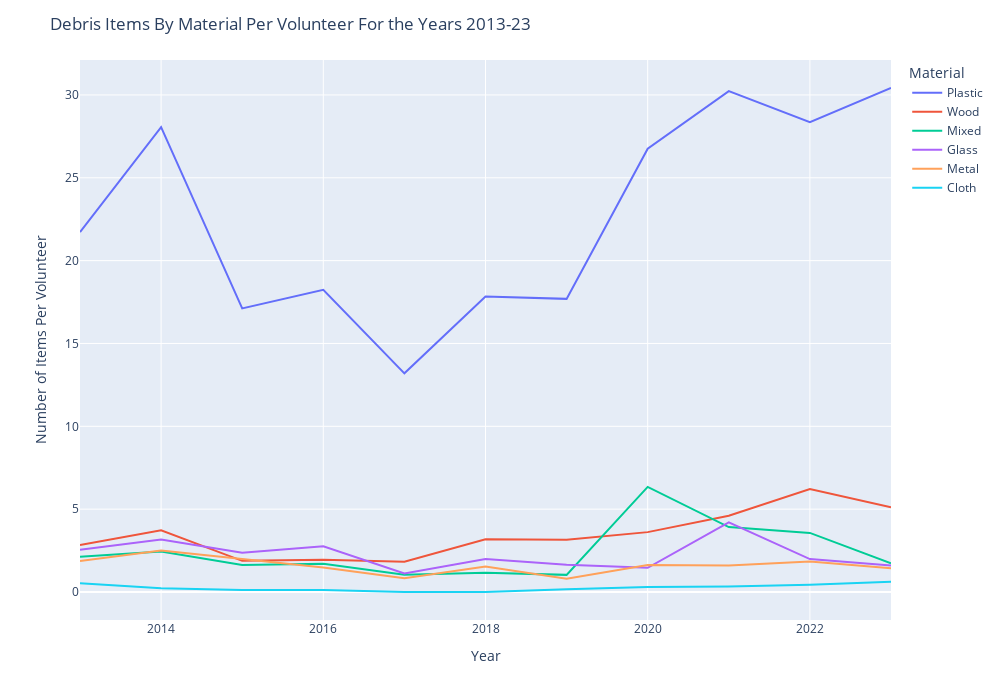

Notebook code for this chart:
### Markdown cell above
In the Top 5 Trash Categories graph, it looks like the number of cigarette butts have increased since 2020. But after dividing number of debris items by number of volunteers, it seems there might be a slight decreasing trend for cigarette butts from 2020 onwards. Unfortunately there seems to be an increasing number of plastic pieces on our shores.

## Debris Items Grouped by Material
We'll group our data by trash material and look what's the most common material that's littering our coastline. This graph is similar to Figure 14 in NOAA's marine debris report, but instead of showing percentages of total number of trash items, we're plotting number of debris items grouped by their material per volunteer. Somewhat different categories are used here: wood and paper are labeled just 'wood'.

### Code cell
fig = graph_maker.material_per_volunteer()
fig.show()

### Figure 1 — Plotly figure (JSON) as saved in the notebook; plotly's stock layout.template omitted (floating-point values rounded to 4 significant figures)
{"data": [{"hovertemplate": "material=Plastic<br>Year=%{x}<br>value=%{y}<extra></extra>", "legendgroup": "Plastic", "line": {"color": "#636efa", "dash": "solid"}, "marker": {"symbol": "circle"}, "mode": "lines", "name": "Plastic", "orientation": "v", "showlegend": true, "type": "scatter", "x": [2013, 2014, 2015, 2016, 2017, 2018, 2019, 2020, 2021, 2022, 2023], "xaxis": "x", "y": [21.73, 28.06, 17.12, 18.24, 13.2, 17.83, 17.69, 26.76, 30.23, 28.36, 30.42], "yaxis": "y"}, {"hovertemplate": "material=Wood<br>Year=%{x}<br>value=%{y}<extra></extra>", "legendgroup": "Wood", "line": {"color": "#EF553B", "dash": "solid"}, "marker": {"symbol": "circle"}, "mode": "lines", "name": "Wood", "orientation": "v", "showlegend": true, "type": "scatter", "x": [2013, 2014, 2015, 2016, 2017, 2018, 2019, 2020, 2021, 2022, 2023], "xaxis": "x", "y": [2.835, 3.72, 1.879, 1.952, 1.832, 3.185, 3.147, 3.614, 4.607, 6.215, 5.118], "yaxis": "y"}, {"hovertemplate": "material=Mixed<br>Year=%{x}<br>value=%{y}<extra></extra>", "legendgroup": "Mixed", "line": {"color": "#00cc96", "dash": "solid"}, "marker": {"symbol": "circle"}, "mode": "lines", "name": "Mixed", "orientation": "v", "showlegend": true, "type": "scatter", "x": [2013, 2014, 2015, 2016, 2017, 2018, 2019, 2020, 2021, 2022, 2023], "xaxis": "x", "y": [2.13, 2.442, 1.631, 1.704, 1.039, 1.169, 1.034, 6.344, 3.919, 3.566, 1.729], "yaxis": "y"}, {"hovertemplate": "material=Glass<br>Year=%{x}<br>value=%{y}<extra></extra>", "legendgroup": "Glass", "line": {"color": "#ab63fa", "dash": "solid"}, "marker": {"symbol": "circle"}, "mode": "lines", "name": "Glass", "orientation": "v", "showlegend": true, "type": "scatter", "x": [2013, 2014, 2015, 2016, 2017, 2018, 2019, 2020, 2021, 2022, 2023], "xaxis": "x", "y": [2.549, 3.161, 2.377, 2.762, 1.116, 1.991, 1.641, 1.462, 4.199, 1.987, 1.594], "yaxis": "y"}, {"hovertemplate": "material=Metal<br>Year=%{x}<br>value=%{y}<extra></extra>", "legendgroup": "Metal", "line": {"color": "#FFA15A", "dash": "solid"}, "marker": {"symbol": "circle"}, "mode": "lines", "name": "Metal", "orientation": "v", "showlegend": true, "type": "scatter", "x": [2013, 2014, 2015, 2016, 2017, 2018, 2019, 2020, 2021, 2022, 2023], "xaxis": "x", "y": [1.869, 2.506, 1.998, 1.481, 0.8338, 1.539, 0.8059, 1.63, 1.594, 1.843, 1.427], "yaxis": "y"}, {"hovertemplate": "material=Cloth<br>Year=%{x}<br>value=%{y}<extra></extra>", "legendgroup": "Cloth", "line": {"color": "#19d3f3", "dash": "solid"}, "marker": {"symbol": "circle"}, "mode": "lines", "name": "Cloth", "orientation": "v", "showlegend": true, "type": "scatter", "x": [2013, 2014, 2015, 2016, 2017, 2018, 2019, 2020, 2021, 2022, 2023], "xaxis": "x", "y": [0.5236, 0.222, 0.1224, 0.123, 0.001073, 0, 0.1591, 0.3048, 0.3343, 0.4367, 0.6123], "yaxis": "y"}], "layout": {"autosize": false, "height": 700, "legend": {"title": {"text": "Material"}, "tracegroupgap": 0}, "margin": {"t": 60}, "title": {"text": "Debris Items By Material Per Volunteer For the Years 2013-23"}, "width": 1000, "xaxis": {"anchor": "y", "autorange": true, "domain": [0, 1], "range": [2013, 2023], "title": {"text": "Year"}, "type": "linear"}, "yaxis": {"anchor": "x", "autorange": true, "domain": [0, 1], "range": [-1.69, 32.11], "title": {"text": "Number of Items Per Volunteer"}, "type": "linear"}}}
